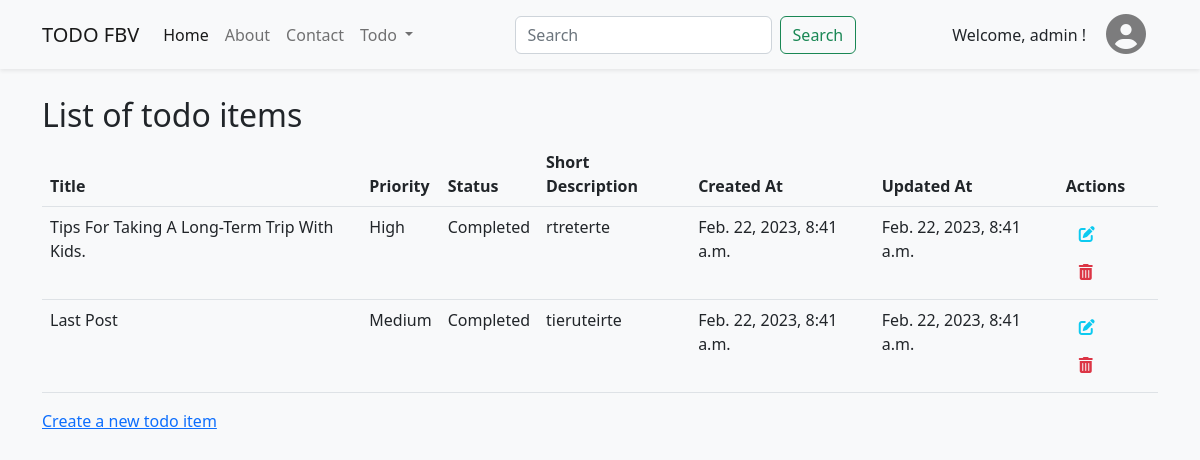
The app's page /todo-list/ (signed in) with its own data.
### todo/models.py (models this page shows, shortened)
class Todo(models.Model):
    user = models.ForeignKey(User, on_delete=models.CASCADE, null=True)
    title = models.CharField(max_length=100)
    priority = models.ForeignKey(Priority, on_delete=models.CASCADE)
    status = models.ForeignKey(Status, on_delete=models.CASCADE)
    short_description = models.TextField(max_length=500)
    created_at = models.DateTimeField(auto_now_add=True)
    updated_at = models.DateTimeField(auto_now=True)

class Priority(models.Model):
    name = models.CharField(max_length=50)
    def __str__(self):
        return self.name

class Status(models.Model):
    name = models.CharField(max_length=50)
    def __str__(self):
        return self.name

### todo/views.py (the view)
# urls.py: path('todo-list/', views.list_todo, name='todo-list'),
@login_required
def list_todo(request):
    if request.user.is_authenticated:
        user = request.user
        todos = Todo.objects.filter(user=user)
    return render(request, 'todo/list_todo.html', {'todos': todos})

### todo/templates/todo/list_todo.html
{% extends "base.html" %}
{% block content %}
<section id="list-todo" class="list-todo mt-5">
  <div class="container my-5 py-5">
    <h2>List of todo items</h2>
    <table class="table">
      <thead>
        <tr>
          <th scope="col">Title</th>
          <th scope="col">Priority</th>
          <th scope="col">Status</th>
          <th scope="col">Short Description</th>
          <th scope="col">Created At</th>
          <th scope="col">Updated At</th>
          <th scope="col">Actions</th>
        </tr>
      </thead>
      <tbody>
        {% for todo in todos %}
        <tr>
          <td>{{ todo.title }}</td>
          <td>{{ todo.priority }}</td>
          <td>{{ todo.status }}</td>
          <td>{{ todo.short_description }}</td>
          <td>{{ todo.created_at }}</td>
          <td>{{ todo.updated_at }}</td>
          <td>
            <a href="{% url 'todo-update' todo.id %}" class="btn"><i class="fa-solid fa-pen-to-square text-info"></i></a>
            <a href="{% url 'todo-delete' todo.id %}" class="btn"><i class="fa-solid fa-trash-can text-danger"></i></a>
          </td>
        </tr>
        {% empty %}
        <tr>
          <td colspan="7">No todo items found.</td>
        </tr>
        {% endfor %}
      </tbody>
    </table>
    <a href="{% url 'todo-create' %}">Create a new todo item</a>
  </div>
</section>
{% endblock content %}

### todo/templates/base.html (shortened to what this page needs)
<!doctype html>
<html lang="en">
  <head>
    <link href="https://cdn.jsdelivr.net/npm/bootstrap@5.2.3/dist/css/bootstrap.min.css" rel="stylesheet">
    <link rel="stylesheet" href="https://cdnjs.cloudflare.com/ajax/libs/font-awesome/6.3.0/css/all.min.css"/>
  </head>
  <body class="bg-light">
    {% include "include/header.html" %}
    {% block content %}
    {% endblock content %}
  </body>
</html>

### todo/templates/include/header.html (shortened to what this page needs)
<nav class="navbar fixed-top shadow-sm navbar-expand-lg bg-light">
  <div class="container">
    <a class="navbar-brand" href="{% url 'home' %}">TODO FBV</a>
    <div class="collapse navbar-collapse" id="navbarSupportedContent">
      <ul class="navbar-nav me-auto mb-2 mb-lg-0">
        <li class="nav-item">
          <a class="nav-link active" href="{% url 'home' %}">Home</a>
        </li>
        <li class="nav-item">
          <a class="nav-link" href="#">About</a>
        </li>
        <li class="nav-item">
          <a class="nav-link" href="#">Contact</a>
        </li>
        {% if user.is_authenticated %}
        <li class="nav-item dropdown">
          <a class="nav-link dropdown-toggle" href="#" role="button" data-bs-toggle="dropdown" aria-expanded="false">
            Todo
          </a>
        </li>
        {% endif %}
      </ul>
      <form class="d-flex me-5 pe-5" role="search" action="/search/">
        <input class="form-control me-2" type="search" placeholder="Search" name="search" aria-label="Search">
        <button class="btn btn-outline-success" type="submit">Search</button>
      </form>
      {% if user.is_authenticated %}
        <p class="m-0 d-inline">Welcome, {{ user.username }} !</p>
        {% endif %}
      <div class="btn-group ms-lg-2 d-inline order-lg-last order-sm-first">
        <button type="button" class="btn border-0" data-bs-toggle="dropdown" aria-expanded="false">
          <i class="fa-solid fa-circle-user fs-1 text-black-50"></i>
        </button>
      </div>
    </div>
  </div>
</nav>

### records on screen
Todo: title "Tips For Taking A Long-Term Trip With Kids.", priority "High", status "Completed", short_description "rtreterte", created_at "Feb. 22, 2023, 8:41 a.m.", updated_at "Feb. 22, 2023, 8:41 a.m."
Todo: title "Last Post", priority "Medium", status "Completed", short_description "tieruteirte", created_at "Feb. 22, 2023, 8:41 a.m.", updated_at "Feb. 22, 2023, 8:41 a.m."

### other values on screen
{{ user.username }} "admin"
